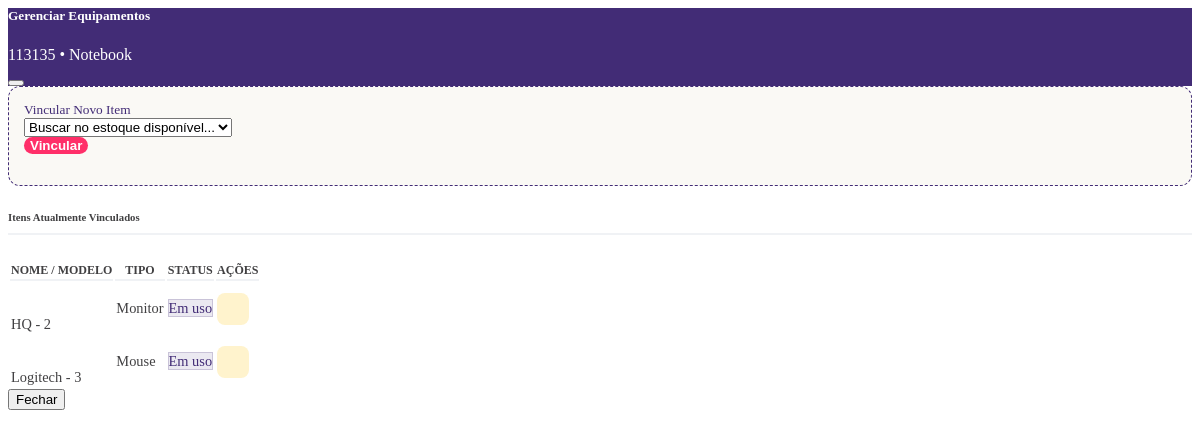
/equipamentos/dispositivo/5/ (signed in), run on an earlier commit of the app's database.
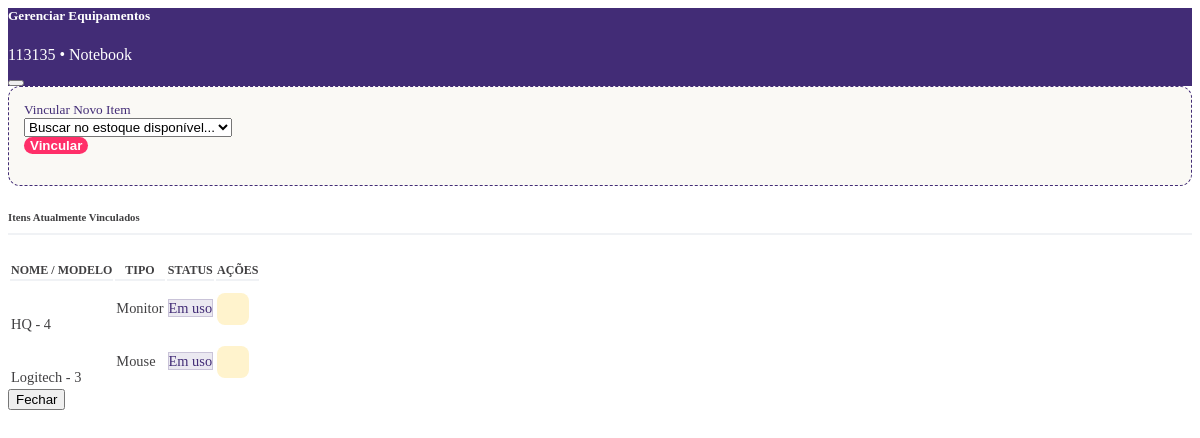
And on a later commit of the database.
### equipamentos/models.py (models this page shows, shortened)
class EquipamentoAuxiliar(models.Model):
    nome = models.CharField(max_length=100)
    tipo_equipamento_aux = models.CharField(max_length=20, choices=TIPO_EQUIPAMENTO_AUX_CHOICES)
    funcionario = models.ForeignKey(
        'funcionarios.Funcionario',
        on_delete=models.SET_NULL,
        null=True,
        blank=True,
        related_name='equipamentos' # Permite: funcionario.equipamentos.all()
    )
    dispositivo = models.ForeignKey(
        'dispositivos.Dispositivo',
        on_delete=models.SET_NULL,
        null=True,
        blank=True
    )
    status = models.CharField(max_length=20, choices=STATUS_CHOICES, default='DISPONIVEL')
    class Meta:
        ordering = ['nome']
        verbose_name = "Equipamento Auxiliar"
        verbose_name_plural = "Equipamentos Auxiliares"

### equipamentos/views.py (the view, shortened to what this page needs)
# urls.py: path('dispositivo/<int:dispositivo_id>/', views.equipamentos_dispositivo, name='equipamentos_dispositivo'),
@login_required
def equipamentos_dispositivo(request, dispositivo_id):
    dispositivo = get_object_or_404(Dispositivo, id=dispositivo_id)
    equipamentos_vinculados = EquipamentoAuxiliar.objects.filter(dispositivo_id=dispositivo_id)
    estoque_disponivel = EquipamentoAuxiliar.objects.filter(status='DISPONIVEL').order_by('nome')
    return render(request, "equipamentos/por_dispositivo.html", {
        "dispositivo": dispositivo,
        "equipamentos": equipamentos_vinculados,
        "estoque": estoque_disponivel,
    })

### equipamentos/templates/equipamentos/por_dispositivo.html (shortened to what this page needs)
<div class="modal-header modal-header-tech">
    <div>
        <h5 class="modal-title fw-bold">
            Gerenciar Equipamentos
        </h5>
        <p class="mb-0 small opacity-75">
            {{ dispositivo.codigo }} <span class="mx-1">•</span> {{ dispositivo.get_tipo_dispositivo_display }}
        </p>
    </div>
    <button type="button" class="btn-close btn-close-white" data-bs-dismiss="modal" aria-label="Close"></button>
</div>
<div class="modal-body p-4">
    <div class="search-box-tech mb-4">
        <div class="d-flex align-items-center mb-2">
            <small class="fw-bold" style="color: #422c76;">Vincular Novo Item</small>
        </div>
        <form method="POST" action="{% url 'equipamentos:equipamentos_dispositivo' dispositivo.id %}">
            <div class="row g-2 align-items-center">
                <div class="col-md-9">
                    <select name="item_id" class="form-select select2-estoque" required>
                        <option value="">Buscar no estoque disponível...</option>
                    </select>
                </div>
                <div class="col-md-3">
                    <button type="submit" class="btn btn-action-magenta w-100 btn-sm py-2" {% if not estoque %}disabled{% endif %}>
                         Vincular
                    </button>
                </div>
            </div>
        </form>
    </div>
    <h6 class="fw-bold mb-3" style="color: #414042; border-bottom: 2px solid #f0f2f5; padding-bottom: 10px;">
        Itens Atualmente Vinculados
    </h6>
    <div class="table-responsive">
        <table class="table table-hover align-middle table-tech-modal mb-0">
            <thead>
                <tr>
                    <th>Nome / Modelo</th>
                    <th>Tipo</th>
                    <th>Status</th>
                    <th class="text-end">Ações</th>
                </tr>
            </thead>
            <tbody>
                {% for item in equipamentos %}
                <tr>
                    <td>
                        <div class="d-flex align-items-center">
                            <div class="rounded-circle bg-light d-flex align-items-center justify-content-center me-2" style="width: 32px; height: 32px; color: #422c76;">
                            </div>
                            <span class="fw-bold">{{ item.nome }}</span>
                        </div>
                    </td>
                    <td><span class="text-muted small">{{ item.get_tipo_equipamento_aux_display }}</span></td>
                    <td>
                        {% if item.status == 'ATIVO' %}
                            <span class="badge rounded-pill badge-status-use">
                                Em uso
                            </span>
                        {% else %}
                            <span class="badge rounded-pill bg-secondary">{{ item.status }}</span>
                        {% endif %}
                    </td>
                    <td class="text-end">
                        <a href="{% url 'equipamentos:desvincular_equipamento' item.id %}"
                           class="btn-return-icon"
                           data-bs-toggle="tooltip"
                           title="Devolver ao Estoque (Tornar Disponível)"
                           onclick="return confirm('Tem certeza? O item voltará a ficar DISPONÍVEL no estoque.');">
                        </a>
                    </td>
                </tr>
                {% endfor %}
            </tbody>
        </table>
    </div>
</div>
<div class="modal-footer bg-light border-0">
    <button type="button" class="btn btn-outline-secondary rounded-pill px-4" data-bs-dismiss="modal">Fechar</button>
</div>

What changed in the data, as far as the page shows it:
no longer on this page (row edited): EquipamentoAuxiliar: nome "HQ - 2", tipo_equipamento_aux "Monitor", status "Em uso"
now on this page (row edited): EquipamentoAuxiliar: nome "HQ - 4", tipo_equipamento_aux "Monitor", status "Em uso"
